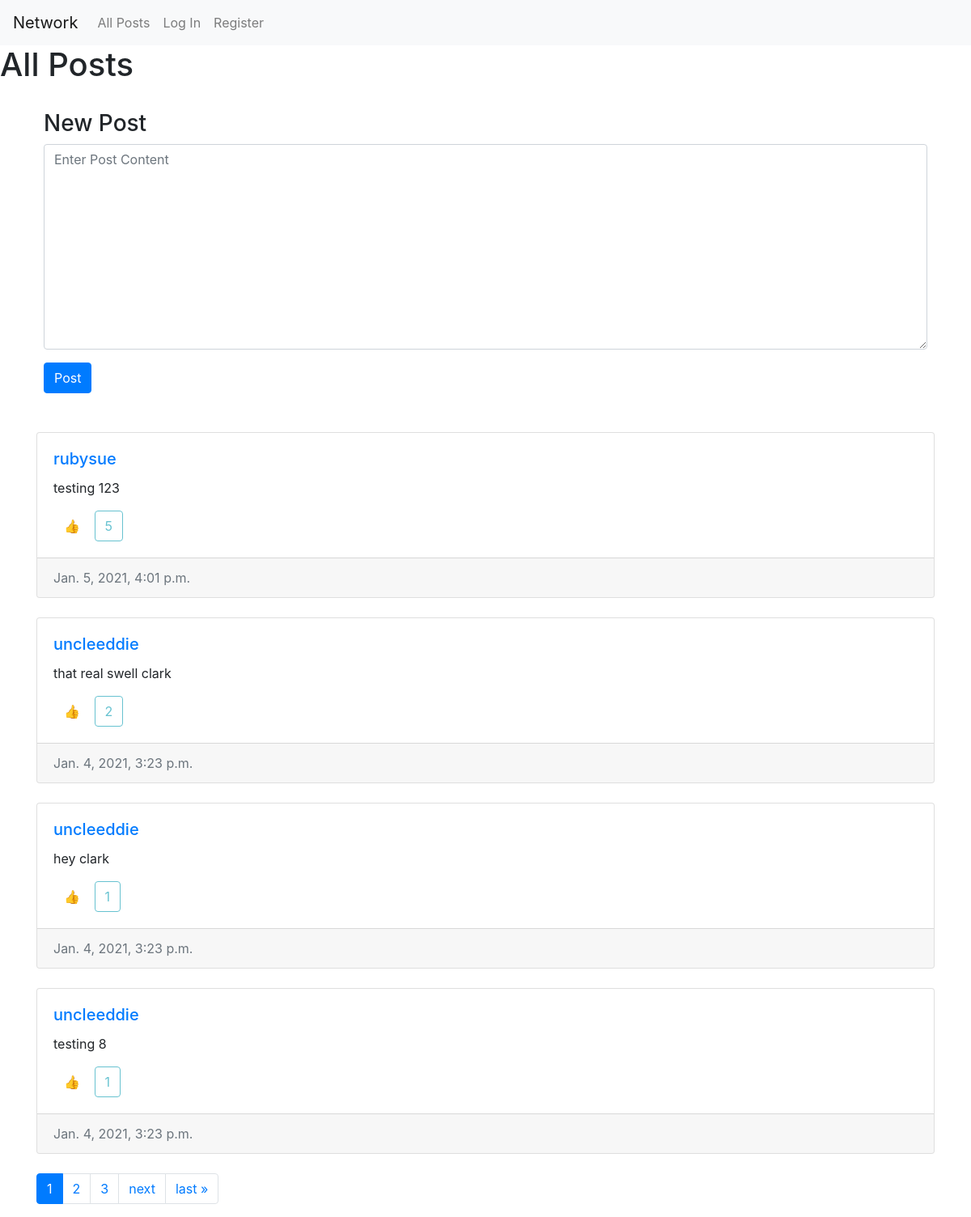
The app's page /, older data.
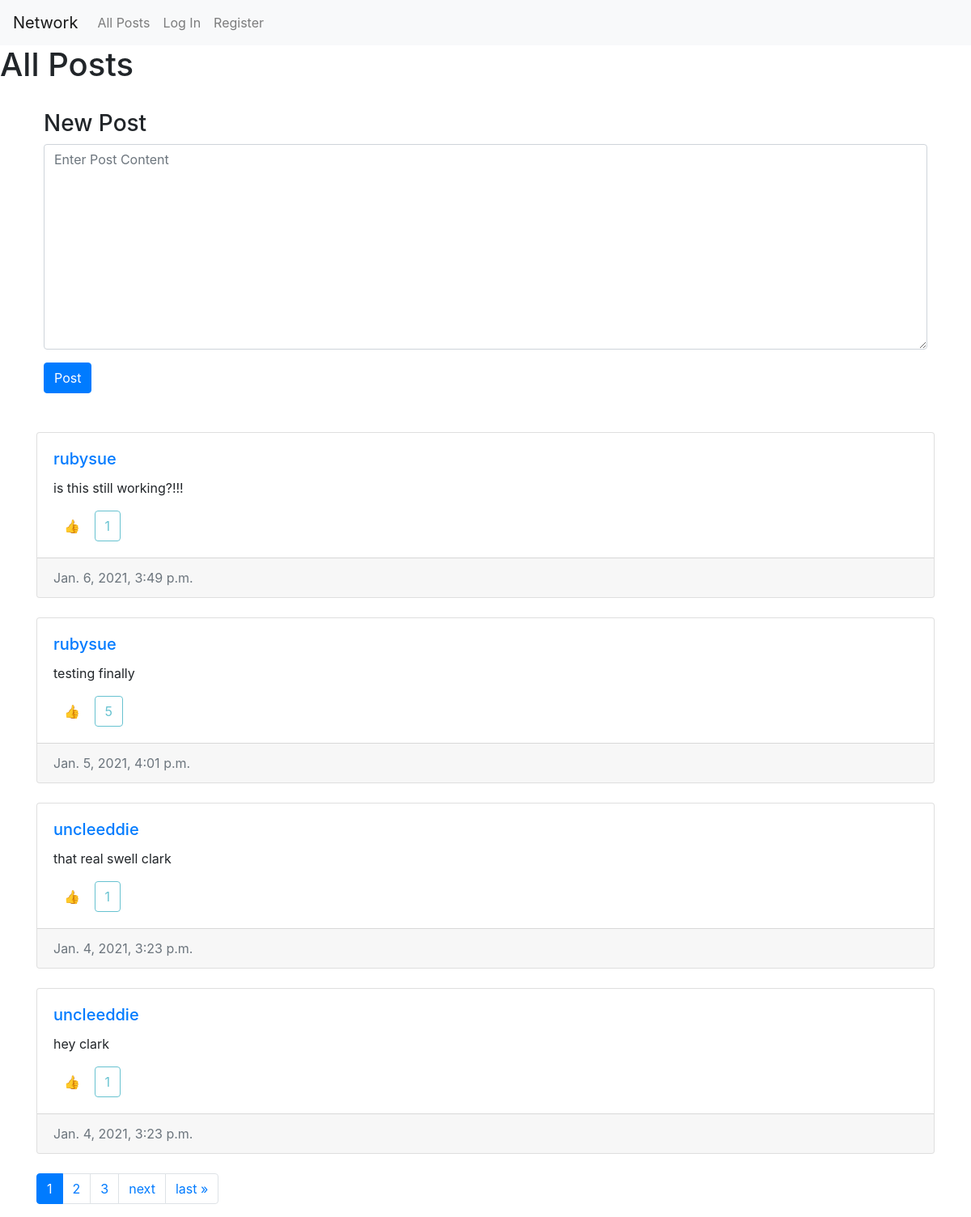
The same page, newer data.
### network/models.py (models this page shows, shortened)
class Post(models.Model):
    user = models.ForeignKey(User, on_delete= models.CASCADE, related_name= "posts")
    content = models.TextField(blank=True)
    date_created = models.DateTimeField(auto_now_add=True)
    likers = models.ManyToManyField(User, blank=True, related_name="userslikes")

class User(AbstractUser):
    pass

### network/views.py (the view)
# urls.py: path("", views.index, name="index"),
def index(request):
    posts  = Post.objects.order_by('-date_created')
    likes =[post.likers.filter(username=request.user) for post in posts]
    paginator = Paginator(posts, 4)
    page_number = request.GET.get('page')
    page_obj = paginator.get_page(page_number)
    if request.method == "POST":
        newPost = Post(user = request.user)
        form = PostForm(request.POST, instance = newPost)
        if form.is_valid():
            form.save()
            return HttpResponseRedirect(reverse('index'))
    return render(request, "network/index.html", {
        "form": PostForm(),
        "posts": posts,
        'page_obj': page_obj,
        'likes': likes
    })

### network/forms.py
class PostForm(forms.ModelForm):
    class Meta:
        model = Post
        fields = ['content']
        widgets = {
            'content' :forms.Textarea(attrs={'class':'form-control', 'placeholder':'Enter Post Content'})
        }

### network/templates/network/index.html (shortened to what this page needs)
{% extends "network/layout.html" %}
{% load static %}
{% block body %}
    <h1>All Posts</h1>
    <div class="container w-100 p-4">
        <h3>New Post</h3>
        <form action="{% url 'index' %}" method="POST">
            <div class="form-group">
                {{form.content}}
            </div>
            <input type="submit" class="btn btn-small btn-primary" value="Post">
        </form>
    </div>
    <div class="container mt-4 w-100">
        {%for post in page_obj%}
            <div class="card mb-4">
                <div class="card-body">
                    <h5 class="card-title"><a class="card-link" href="{% url 'profile' post.user %}">{{post.user}}</a></h5>
                    <p class="card-text" id="content{{post.id}}">{{post.content}}</p>
                    <div class="actions">
                        <div class="like-containter">
                            {% if request.user in post.likers.all%}
                            <button data-id="{{post.id}}" class="likebtn like{{post.id}} btn btn-small">👎</button>
                            {% else %}
                            <button data-id="{{post.id}}" class="likebtn like{{post.id}} btn btn-small">👍</button>
                            {% endif %}
                            <button type="button" disabled class="likecounter{{post.id}} btn btn-small btn-outline-info">{{post.likers.all.count}}</button>
                        </div>
                    </div>
                </div>
                <div class="card-footer text-muted">
                    {{post.date_created}}
                </div>
            </div>
        {% endfor %}
        <nav class="pagination" aria-label="Page navigation">
            <ul class="step-links pagination">
                {% for num in page_obj.paginator.page_range %}
                    {% if page_obj.number == num %}
                        <li class="page-item active"><a class="page-link" href="?page={{num}}">{{num}}</a></li>
                    {% elif num > page_obj.number|add:'-3' and page_obj.number|add:'3' > num %}
                        <li class="page-item"><a class="page-link" href="?page={{num}}">{{num}}</a></li>
                    {% endif %}
                {% endfor %}
                {% if page_obj.has_next %}
                <li class="page-item"><a class="page-link" href="?page={{page_obj.next_page_number}}">next</a></li>
                <li class="page-item"><a class="page-link" href="?page={{page_obj.paginator.num_pages}}">last &raquo;</a></li>
                {% endif %}
            </ul>
        </nav>
    </div>
{% endblock %}

Row changes from the older to the newer data that the page shows:
no longer on this page (row unchanged): Post: user "uncleeddie", content "testing 8", likers.all.count "1", date_created "Jan. 4, 2021, 3:23 p.m."
added Post: user "rubysue", content "is this still working?!!!", likers.all.count "1", date_created "Jan. 6, 2021, 3:49 p.m."
changed Post: content "testing 123" → "testing finally"
computed for Post "that real swell clark": likers.all.count "2" → "1"
